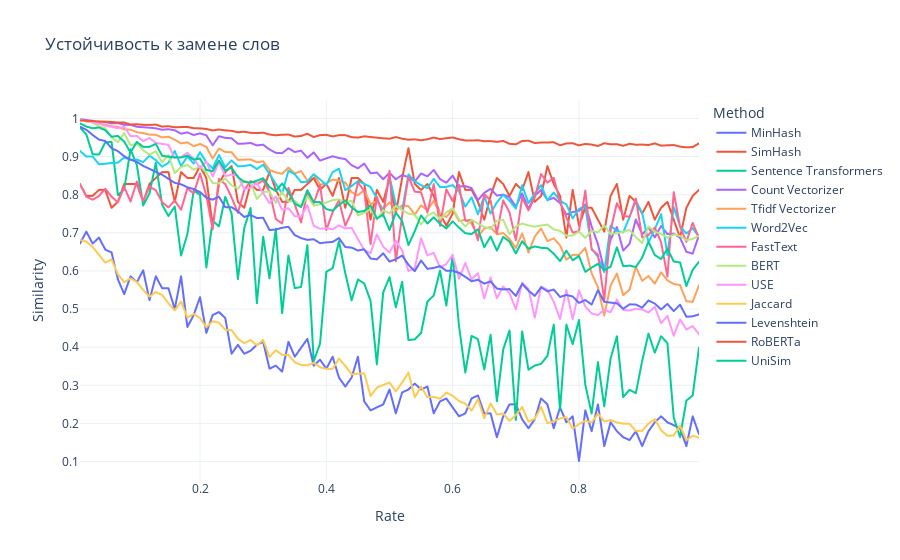

Here is the notebook cell this chart was saved with:
### Code cell
import plotly.express as px

fig = px.line(
    results,
    x="rate",
    y="similarity",
    color="method",
    title="Устойчивость к замене слов",
    labels={"rate": "Rate", "similarity": "Similarity", "method": "Method"},
    line_shape="linear",
)

fig.update_layout(
    xaxis_title="Rate",
    yaxis_title="Similarity",
    legend_title="Method",
    hovermode="x unified",
    template="plotly_white", 
)
